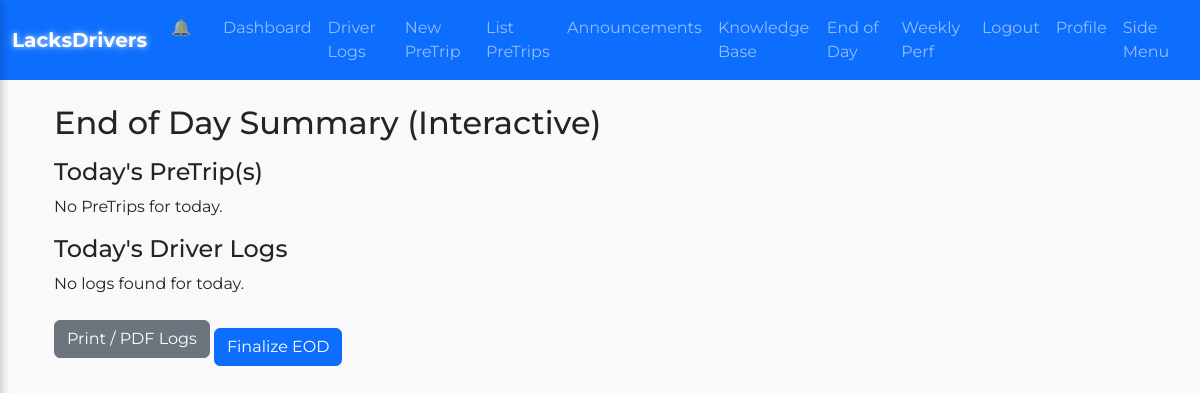
The page /end_of_day_summary (signed in) on the database as committed earlier.
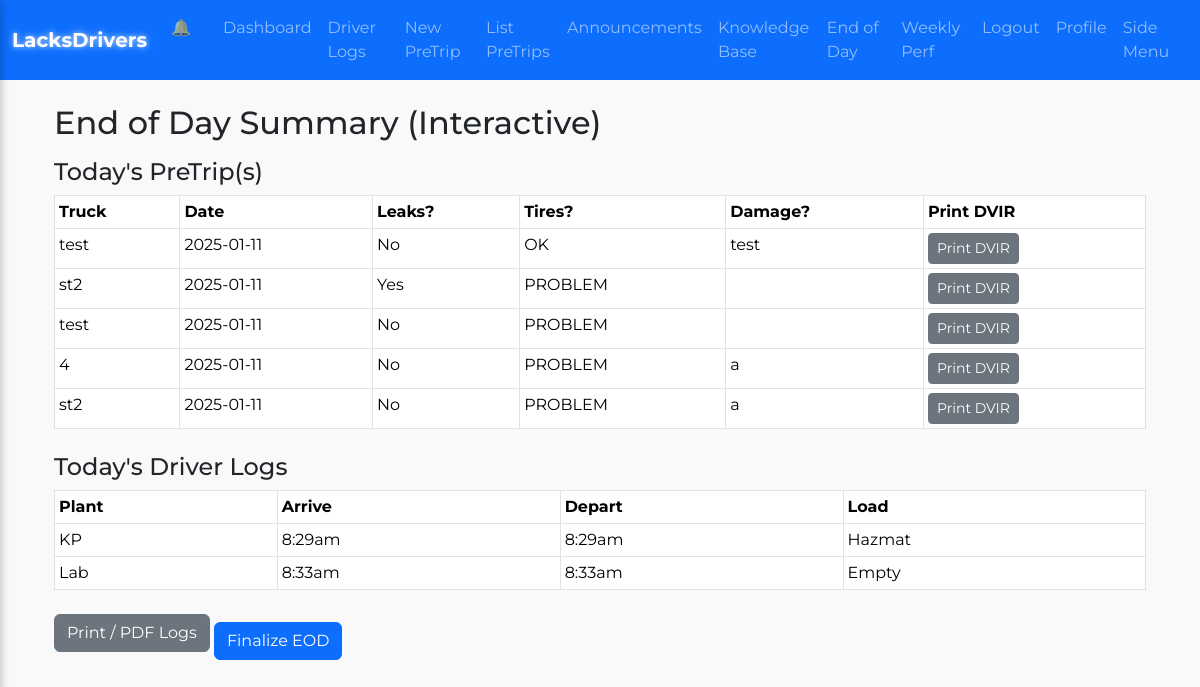
The same page on the database as committed later.
### lacksdrivers.py (models this page shows)
class PreTrip(db.Model):
    __tablename__ = "pretrip"
    id = db.Column(db.Integer, primary_key=True)
    user_id = db.Column(db.Integer, db.ForeignKey("user.id"))
    pretrip_date = db.Column(db.Date, default=date.today)
    shift = db.Column(db.String(10), default="1st")
    truck_type = db.Column(db.String(20), default="Semi")
    truck_name = db.Column(db.String(50))
    start_mileage = db.Column(db.Integer, nullable=True)
    cab_doors_windows = db.Column(db.Boolean, default=False)
    body_doors = db.Column(db.Boolean, default=False)
    oil_leak = db.Column(db.Boolean, default=False)
    grease_leak = db.Column(db.Boolean, default=False)
    coolant_leak = db.Column(db.Boolean, default=False)
    fuel_leak = db.Column(db.Boolean, default=False)
    gc_no_defects = db.Column(db.Boolean, default=False)
    gauges_ok = db.Column(db.Boolean, default=False)
    wipers_ok = db.Column(db.Boolean, default=False)
    horn_ok = db.Column(db.Boolean, default=False)
    heater_defrost_ok = db.Column(db.Boolean, default=False)
    mirrors_ok = db.Column(db.Boolean, default=False)
    seat_belts_ok = db.Column(db.Boolean, default=False)
    in_cab_no_defects = db.Column(db.Boolean, default=False)
    radiator_ok = db.Column(db.Boolean, default=False)
    belts_ok = db.Column(db.Boolean, default=False)
    hoses_ok = db.Column(db.Boolean, default=False)
    air_filter_ok = db.Column(db.Boolean, default=False)
    fuel_system_ok = db.Column(db.Boolean, default=False)
    ec_no_defects = db.Column(db.Boolean, default=False)
    lights_working = db.Column(db.Boolean, default=False)
    tires_ok = db.Column(db.Boolean, default=False)
    reflectors_ok = db.Column(db.Boolean, default=False)
    suspension_ok = db.Column(db.Boolean, default=False)
    brakes_ok = db.Column(db.Boolean, default=False)
    battery_ok = db.Column(db.Boolean, default=False)
    exhaust_ok = db.Column(db.Boolean, default=False)
    air_lines_ok = db.Column(db.Boolean, default=False)
    light_line_ok = db.Column(db.Boolean, default=False)
    fifth_wheel_ok = db.Column(db.Boolean, default=False)
    coupling_ok = db.Column(db.Boolean, default=False)
    tie_downs_ok = db.Column(db.Boolean, default=False)
    rear_end_protection_ok = db.Column(db.Boolean, default=False)
    exterior_no_defects = db.Column(db.Boolean, default=False)
    towed_bodydoors = db.Column(db.Boolean, default=False)
    towed_tiedowns = db.Column(db.Boolean, default=False)
    towed_lights = db.Column(db.Boolean, default=False)
    towed_reflectors = db.Column(db.Boolean, default=False)
    towed_suspension = db.Column(db.Boolean, default=False)
    towed_tires = db.Column(db.Boolean, default=False)
    towed_wheels = db.Column(db.Boolean, default=False)
    towed_brakes = db.Column(db.Boolean, default=False)
    towed_landing_gear = db.Column(db.Boolean, default=False)
    towed_kingpin = db.Column(db.Boolean, default=False)
    towed_fifthwheel = db.Column(db.Boolean, default=False)
    towed_othercoupling = db.Column(db.Boolean, default=False)
    towed_rearend = db.Column(db.Boolean, default=False)
    towed_no_defects = db.Column(db.Boolean, default=False)
    damage_report = db.Column(db.Text, nullable=True)
    oil_system_status = db.Column(Enum(*ITEM_STATUSES, name="oil_system_enum"), default="operational")
    tires_status = db.Column(Enum(*ITEM_STATUSES, name="tires_enum"), default="operational")
    created_at = db.Column(db.DateTime, default=datetime.utcnow)
    updated_at = db.Column(db.DateTime, onupdate=datetime.utcnow)
    posttrip = db.relationship("PostTrip", uselist=False, backref="pretrip")

class DriverLog(db.Model):
    __tablename__ = "driver_log"
    id = db.Column(db.Integer, primary_key=True)
    driver_id = db.Column(db.Integer, db.ForeignKey("user.id"), nullable=False)
    driver = db.relationship("User", backref="driver_logs", lazy="joined")
    date = db.Column(db.Date, nullable=False)
    arrive_time = db.Column(db.String(20))
    depart_time = db.Column(db.String(20))
    downtime_reason = db.Column(db.String(200), nullable=True)
    load_size = db.Column(db.String(10), nullable=False)
    plant_name = db.Column(db.String(20), nullable=False)
    maintenance = db.Column(db.Boolean, default=False)
    fuel = db.Column(db.Boolean, default=False)
    meeting = db.Column(db.Boolean, default=False)
    created_at = db.Column(db.DateTime, default=datetime.utcnow)
    updated_at = db.Column(db.DateTime, onupdate=datetime.utcnow)

### lacksdrivers.py (the view)
@app.route("/end_of_day_summary", methods=["GET","POST"])
@login_required
def end_of_day_summary():
    form = EndOfDayForm()
    if form.validate_on_submit():
        flash("Submitted End of Day Summary (interactive)!", "success")
        return redirect(url_for("dashboard"))
    local_tz = pytz.timezone("America/Detroit")
    today_local_date = datetime.now(local_tz).date()
    logs = DriverLog.query.filter_by(driver_id=current_user.id, date=today_local_date).all()
    drivers_logs = { current_user.username: logs }
    pretrips_today = PreTrip.query.filter_by(
        user_id=current_user.id, pretrip_date=today_local_date
    ).all()
    drivers_pretrips = { current_user.username: pretrips_today }
    return render_template(
        "end_of_day_summary.html",
        form=form,
        the_date=today_local_date,
        drivers_logs=drivers_logs,
        drivers_pretrips=drivers_pretrips
    )

### lacksdrivers.py (called while the page is built)
@app.context_processor
def inject_plant_addresses():
    return dict(PLANT_ADDRESSES=PLANT_ADDRESSES)

@login_manager.user_loader
def load_user(user_id):
    return User.query.get(int(user_id))

@app.template_filter('to_local_time')
def to_local_time(utc_str):
    if not utc_str:
        return ""
    try:
        dt_utc = datetime.strptime(utc_str, "%Y-%m-%d %H:%M:%S")
        dt_utc = pytz.utc.localize(dt_utc)
        local_tz = pytz.timezone("America/Detroit")
        dt_local = dt_utc.astimezone(local_tz)
        formatted = dt_local.strftime("%I:%M%p").lower()
        return formatted.lstrip('0')
    except ValueError:
        return utc_str

### templates/end_of_day_summary.html (shortened to what this page needs)
{% extends "base.html" %}
{% block content %}
<div class="container fade-in">
  <h2 class="mt-4 mb-3">End of Day Summary (Interactive)</h2>
  <form method="POST" action="{{ url_for('end_of_day_summary') }}">
    <h4>Today's PreTrip(s)</h4>
    {% if drivers_pretrips[current_user.username] %}
      <table class="table table-bordered table-sm mb-4">
        <thead>
          <tr>
            <th>Truck</th>
            <th>Date</th>
            <th>Leaks?</th>
            <th>Tires?</th>
            <th>Damage?</th>
            <th>Print DVIR</th>
          </tr>
        </thead>
        <tbody>
          {% for pt in drivers_pretrips[current_user.username] %}
          <tr>
            <td>{{ pt.truck_name }}</td>
            <td>{{ pt.pretrip_date }}</td>
            <td>
              {% if pt.oil_leak or pt.fuel_leak or pt.coolant_leak %}
                Yes
              {% else %}
                No
              {% endif %}
            </td>
            <td>{{ "OK" if pt.tires_ok else "PROBLEM" }}</td>
            <td>{{ pt.damage_report or "" }}</td>
            <td>
              <a
                href="{{ url_for('pretrip_printable', pretrip_id=pt.id) }}"
                class="btn btn-sm btn-secondary"
              >
                Print DVIR
              </a>
            </td>
          </tr>
          {% endfor %}
        </tbody>
      </table>
    {% else %}
      <p>No PreTrips for today.</p>
    {% endif %}
    <h4>Today's Driver Logs</h4>
    {% if drivers_logs[current_user.username] %}
      <table class="table table-bordered table-sm">
        <thead>
          <tr>
            <th>Plant</th>
            <th>Arrive</th>
            <th>Depart</th>
            <th>Load</th>
          </tr>
        </thead>
        <tbody>
          {% for log in drivers_logs[current_user.username] %}
          <tr>
            <td>{{ log.plant_name }}</td>
            <td>{{ log.arrive_time|to_local_time if log.arrive_time else '--' }}</td>
            <td>{{ log.depart_time|to_local_time if log.depart_time else '--' }}</td>
            <td>{{ log.load_size }}</td>
          </tr>
          {% endfor %}
        </tbody>
      </table>
    {% else %}
      <p>No logs found for today.</p>
    {% endif %}
    <a href="{{ url_for('driver_logs_print') }}" class="btn btn-secondary">
      Print / PDF Logs
    </a>
    <button type="submit" class="btn btn-primary mt-3">
      Finalize EOD
    </button>
  </form>
</div>
{% endblock %}

Rows that differ between the two databases and show on the page:
added PreTrip: truck_name "test", pretrip_date "2025-01-11", oil_leak "No", tires_ok "OK", damage_report "test"
added PreTrip: truck_name "st2", pretrip_date "2025-01-11", oil_leak "Yes", tires_ok "PROBLEM"
added PreTrip: truck_name "test", pretrip_date "2025-01-11", oil_leak "No", tires_ok "PROBLEM"
added PreTrip: truck_name "4", pretrip_date "2025-01-11", oil_leak "No", tires_ok "PROBLEM", damage_report "a"
added PreTrip: truck_name "st2", pretrip_date "2025-01-11", oil_leak "No", tires_ok "PROBLEM", damage_report "a"
added DriverLog: plant_name "KP", arrive_time|to_local_time "8:29am", depart_time|to_local_time "8:29am", load_size "Hazmat"
added DriverLog: plant_name "Lab", arrive_time|to_local_time "8:33am", depart_time|to_local_time "8:33am", load_size "Empty"
Other text that changed with them:
text no longer shown: "No PreTrips for today. No logs found for today."
text now shown: "Truck Date Leaks? Tires? Damage? Print DVIR Plant Arrive Depart Load"
